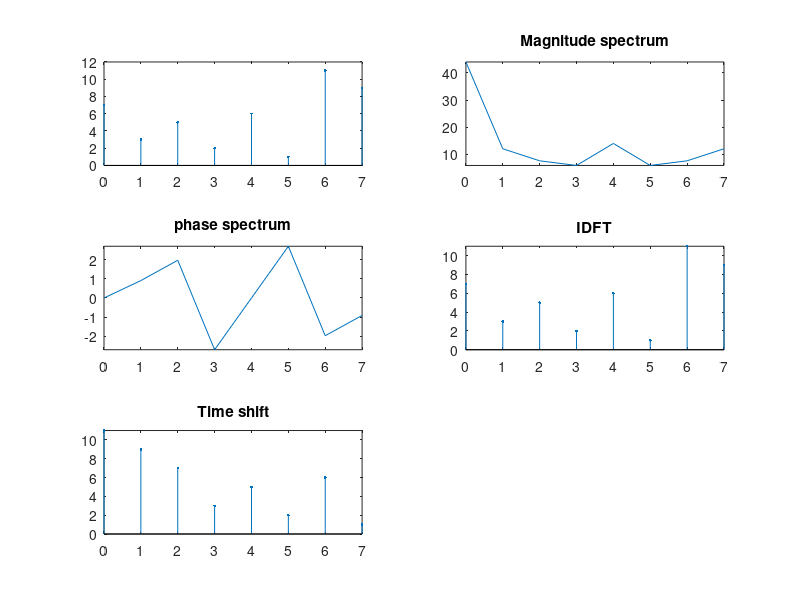

Recreate this plot in MATLAB.
clc; %... Clear command line
clear all; %... Clear variables
close all; %... Clear figures

%... Discrete Fourier Transform

xInput = [7 3 5 2 6 1 11 9];
nPoint = length(xInput); %... How many point dft
n = 0:nPoint-1; %... Time(n)
xLength = length(xInput);
subplot(3,2,1);
stem(n, xInput, ".");

if(nPoint < xLength)
  error("Can not perform dft. Point should be >= length");
end

xInput = [xInput zeros(1,nPoint-xLength)];

for k = 0:nPoint-1
  xD(k+1) = 0;
  for n = 0:nPoint-1
    xD(k+1) = xD(k+1)+xInput(n+1)*exp(-1i*2*pi*k*n/nPoint);
  end
end

disp(xD.');

%... Ploting magnitude
n = 0:nPoint-1;
subplot(3,2,2);
plot(n, abs(xD));
axis tight;
title("Magnitude spectrum");

%... Ploting phase
n = 0:nPoint-1;
subplot(3,2,3);
plot(n, angle(xD));
axis tight;
title("phase spectrum");

%... Inverse Discrete Fourier Transform

for k = 0:nPoint-1
  xInv(k+1) = 0;
  for n = 0:nPoint-1
    xInv(k+1) = xInv(k+1)+xD(n+1)*exp(i*2*pi*n*k/nPoint);
  end
  xInv(k+1) = xInv(k+1)/nPoint;
end

%... Ploting Inverse DFT
n = 0:nPoint-1;
subplot(3,2,4);
stem(n, xInv, ".");
title("IDFT");
axis tight;

%... Time shifting property
m = 2;
for k = 0:nPoint-1
  xD(k+1) = xD(k+1)*exp(-i*2*pi*k*m/nPoint);
end

disp(xD.');

for k = 0:nPoint-1
  xInv(k+1) = 0;
  for n = 0:nPoint-1
    xInv(k+1) = xInv(k+1)+xD(n+1)*exp(i*2*pi*n*k/nPoint);
  end
  xInv(k+1) = xInv(k+1)/nPoint;
end

%... Ploting shifted Inverse DFT
n = 0:nPoint-1;
subplot(3,2,5);
stem(n, xInv, ".");
axis tight;
title("Time shift");
